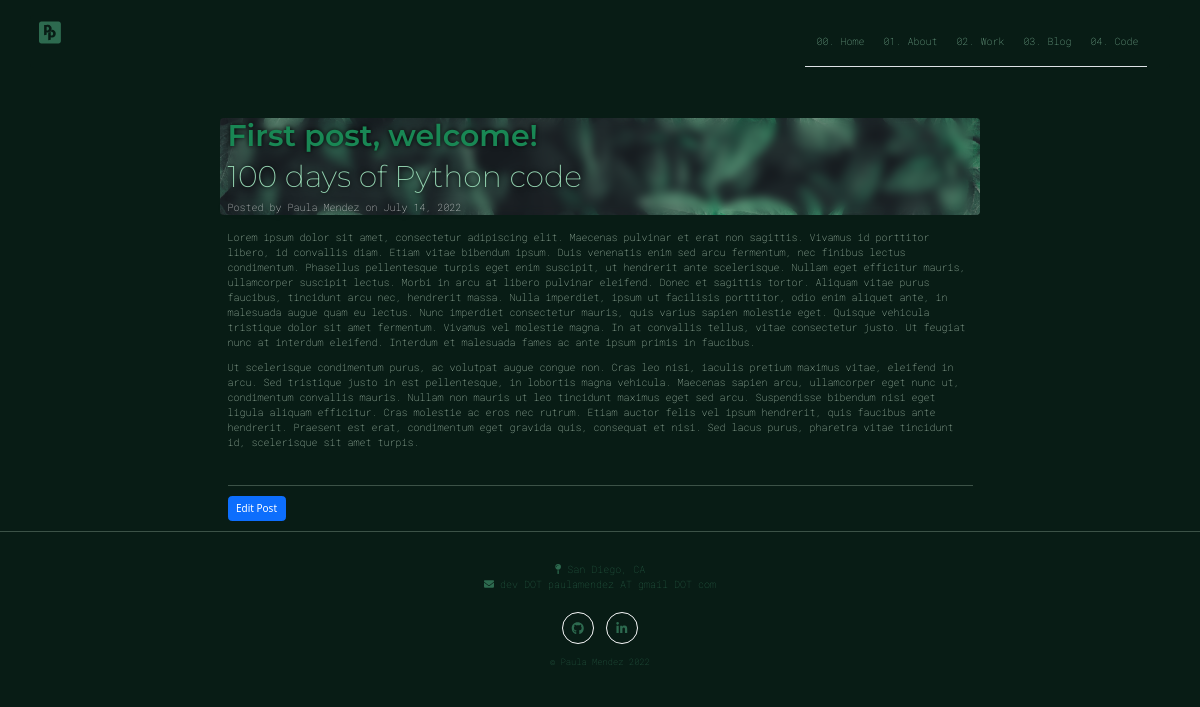
The app's page /post/1 (signed in) with its own data.
### main.py (models this page shows)
class BlogPost(db.Model):
    __tablename__ = "blog_post"
    id = db.Column(db.Integer, primary_key=True)
    author_id = db.Column(db.Integer, db.ForeignKey("user.id"))
    author = relationship("User", back_populates="posts")
    title = db.Column(db.String(250), unique=True, nullable=False)
    subtitle = db.Column(db.String(250), nullable=False)
    date = db.Column(db.String(250), nullable=False)
    body = db.Column(db.Text, nullable=False)
    img_url = db.Column(db.String(250), nullable=False)

class User(UserMixin, db.Model):
    __tablename__ = "user"
    id = db.Column(db.Integer, primary_key=True)
    email = db.Column(db.String(100), unique=True)
    password = db.Column(db.String(100))
    name = db.Column(db.String(100))
    posts = relationship("BlogPost", back_populates="author")

### main.py (the view)
@app.route("/post/<int:post_id>", methods=["GET", "POST"])
def show_post(post_id):
    requested_post = BlogPost.query.get(post_id)
    return render_template("post.html", post=requested_post, info=info, current_user=current_user)

### main.py (called while the page is built)
@login_manager.user_loader
def load_user(user_id):
    return User.query.get(int(user_id))

### templates/post.html (shortened to what this page needs)
{% extends 'bootstrap/base.html' %}
{% import "bootstrap/wtf.html" as wtf %}
{% block content %}
{% include "header.html" %}
<header class="masthead">
    <div class="container pt-5 pb-4">
        <div class="row">
            <div class="col-lg-8 col-md-10 mx-auto blog-post rounded-2">
                <div class="post-title-banner">
                    <h1 class="text-success post-title-2" >{{post.title}}</h1>
                    <h2 class="post-subtitle">{{post.subtitle}}</h2>
                    <span class="meta">Posted by
              {{post.author.name}}
              on {{post.date}}</span>
                </div>
            </div>
        </div>
    </div>
</header>
<article>
    <div class="container">
        <div class="row">
            <div class="col-lg-8 col-md-10 mx-auto">
                {{ post.body|safe }}
                <hr>
                {% if current_user.id == 1 %}
                <div class="clearfix">
                    <a class="btn btn-primary float-right" href="{{url_for('edit_post', post_id=post.id)}}">Edit
                        Post</a>
                </div>
                {% endif %}
            </div>
        </div>
    </div>
</article>
{% include "footer.html" %}
{% endblock %}

### templates/footer.html (shortened to what this page needs)
        <hr>
        <footer class="footer mt-auto py-3 ">
            <div class="container">
                <div class="row justify-content-center text-center pt-3">
                    <div class="col-6">
                        <p class="footer-custom">
                            <i class="fa-solid fa-map-pin"></i> {{  info.location }}<br>
                            <i class="fa-solid fa-envelope"></i> {{ info.email }}
                        </p>
                    </div>
                </div>
                <div class="row justify-content-center text-center pt-3">
                    <div class="col-6">
                        <a class="btn btn-outline-light btn-social mx-1" href="{{ info.github }}" ><i class="fab fa-fw fa-github"></i></a>
                        <a class="btn btn-outline-light btn-social mx-1" href="{{ info.linkedin }}"><i class="fab fa-fw fa-linkedin-in"></i></a>
                    </div>
                </div>
                <div class="row justify-content-center text-center pt-3">
                 <div class="col-6 copyright text-center footer-custom"><small> &copy; {{ info.name }} {{ info.year }}</small></div>
                </div>
            </div>
        </footer>
    </body>
</html>

### static/css/custom_styles.css (style rules this page uses)
:root { --dark-jungle: #081C15; --regular-jungle: #1B4332; --light-jungle: #2D6A4F; --dark-green: #3BA951; --spring-green: #4DEE6D; --light-green: #7EEE94; --dark-honeydew:#52B788; --turquoise: #95D5B2; --light-honeydew: #D8F3DC; }
a { text-decoration: none; }
h1, h2, h3 { font-family: "Montserrat"; font-weight: 800; font-size: 3rem; }
p { background-color: var(--dark-jungle); color: var(--light-honeydew); font-weight: 100; font-family: "Roboto Mono"; }
body { background-color: var(--dark-jungle); color: var(--light-honeydew); }
footer { background-color: var(--dark-jungle); font-family: "Roboto Mono"; font-weight: 100; }
.footer-custom { color: var(--light-jungle); !important; }
.btn-social { border-radius: 100%; display: inline-flex; width: 3.25rem; height: 3.25rem; font-size: 1.25rem; justify-content: center; align-items: center; color: var(--light-jungle); }
.post-title-2 { color: var(--dark-honeydew); font-weight: 600; text-shadow: 0 0 5px black; }
.post-subtitle { color: var(--turquoise); font-weight: 200; text-shadow: 0 0 5px black; }
.blog-post { background-image: url('../img/blog-bg.jpg'); height: auto; background-size: cover; }
.post-title-banner { backdrop-filter: blur(5px); }
.meta { text-shadow: 0 0 10px black; font-family: "Roboto Mono"; font-weight: 100; color: white; }

### records on screen
BlogPost: title "First post, welcome!", subtitle "100 days of Python code", date "July 14, 2022", body "Lorem ipsum dolor sit amet, consectetur adipiscing elit. Maecenas pulvinar et erat non sagittis. Vivamus id porttitor libero, id convallis diam. Etiam vitae bibendum ipsum. Duis venenatis enim sed arcu fermentum, nec finibus lectus condimentum. Phasellus pellentesque turpis eget enim suscipit, ut hendrerit ante scelerisque. Nullam eget efficitur mauris, ullamcorper suscipit lectus. Morbi in arcu at libero pulvinar eleifend. Donec et sagittis tortor. Aliquam vitae purus faucibus, tincidunt arcu nec, hendrerit massa. Nulla imperdiet, ipsum ut facilisis porttitor, odio enim aliquet ante, in malesuada augue quam eu lectus. Nunc imperdiet consectetur mauris, quis varius sapien molestie eget.…"
User: author.name "Paula Mendez", name "Paula Mendez"

### other values on screen
{{ info.location }} "San Diego, CA"
{{ info.email }} "dev DOT paulamendez AT gmail DOT com"
{{ info.year }} "2022"
